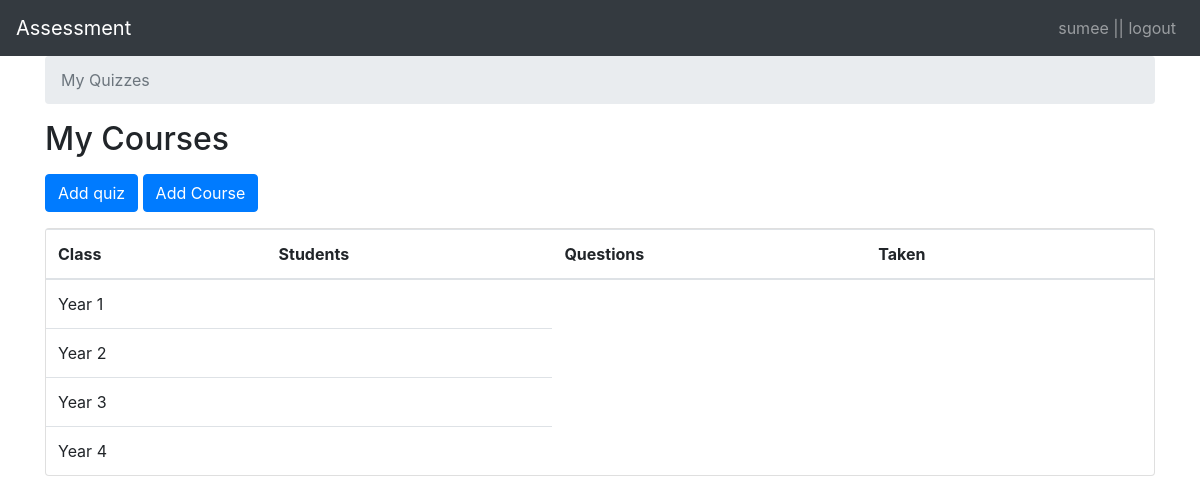
The page /teachers/course/list (signed in) on the database its author committed.
### classroom/models.py (models this page shows, shortened)
class User(AbstractUser):
    is_student = models.BooleanField(default=False)
    is_teacher = models.BooleanField(default=False)

class Subject(models.Model):
    name = models.CharField(max_length=30)
    color = models.CharField(max_length=7, default='#007bff')

### classroom/views/teachers.py (the view)
# urls.py: path('course/list',teachers.CourseListView.as_view(),name='course_change_list'),
@method_decorator([login_required, teacher_required], name='dispatch')
class CourseListView(ListView):
    model = Subject
    ordering = ('name', )
    context_object_name = 'courses'
    template_name = 'classroom/teachers/course_change_list.html'
    def get_queryset(self):
        queryset = Subject.objects.all()
        return queryset

### classroom/templates/classroom/teachers/course_change_list.html
{% extends 'base.html' %}
{% block content %}
  <nav aria-label="breadcrumb">
    <ol class="breadcrumb">
      <li class="breadcrumb-item active" aria-current="page">My Quizzes</li>
    </ol>
  </nav>
  <h2 class="mb-3">My Courses</h2>
  <a href="{% url 'teachers:quiz_add' %}" class="btn btn-primary mb-3" role="button">Add quiz</a>
    <a href="{% url 'teachers:course_add' %}" class="btn btn-primary mb-3" role="button">Add Course</a>
  <div class="card">
    <table class="table mb-0">
      <thead>
        <tr>
          <th>Class</th>
          <th>Students</th>
          <th>Questions</th>
          <th>Taken</th>
          <th></th>
        </tr>
      </thead>
      <tbody>
        {% for course in courses %}
          <tr>
            <td class="align-middle">{{ course.name }}</td>
            <td class="text-right">
            </td>
          </tr>
        {% empty %}
          <tr>
            <td class="bg-light text-center font-italic" colspan="5">You haven't created any quiz yet.</td>
          </tr>
        {% endfor %}
      </tbody>
    </table>
  </div>
{% endblock %}

### templates/base.html (shortened to what this page needs)
{% load i18n %}
{% load static %}
<!DOCTYPE html>
<html lang="en" >
<head>
  <link rel="stylesheet" href="https://stackpath.bootstrapcdn.com/bootstrap/4.1.2/css/bootstrap.min.css"
>
</head>
<body>
  <nav class="navbar navbar-expand-lg navbar-dark bg-dark">
   <a  class="navbar-brand" href="{% url 'home' %}">Assessment
   </a>
    <div class="collapse navbar-collapse" id="navbarSupportedContent">
      <ul class="navbar-nav ml-auto">
        <li class="nav-item ">
          {% if user.is_authenticated %}
             <a class="nav-link" href="{% url 'logout' %}">{{user.username}} || logout</a>
          {% else %}
          <a class="nav-link" href="{% url 'login' %}">Login</a>
          {% endif %}
        </li>
      </ul>
    </div>
  </nav>
  <div class="container">
     {% block content %} {% endblock %}
  </div>
</body>
</html>

### rows shown on the page
User: username "sumee"
Subject: name "Year 1"
Subject: name "Year 2"
Subject: name "Year 3"
Subject: name "Year 4"
